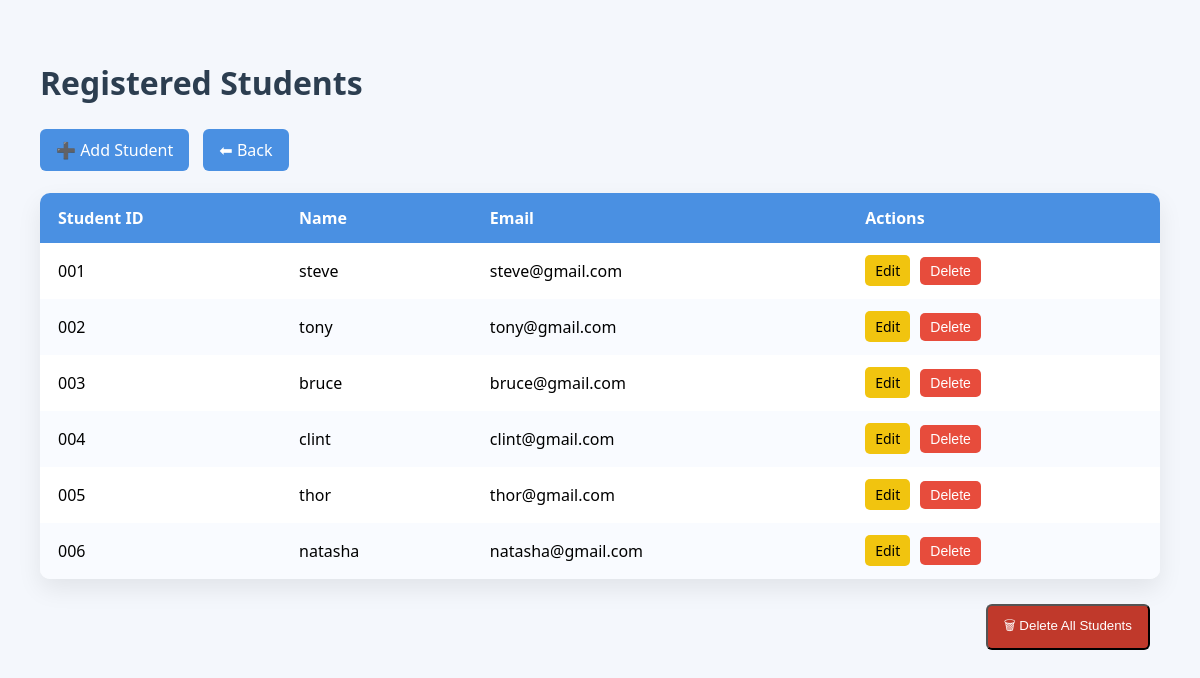
Page /staff/view-students (signed in) on the earlier database version.
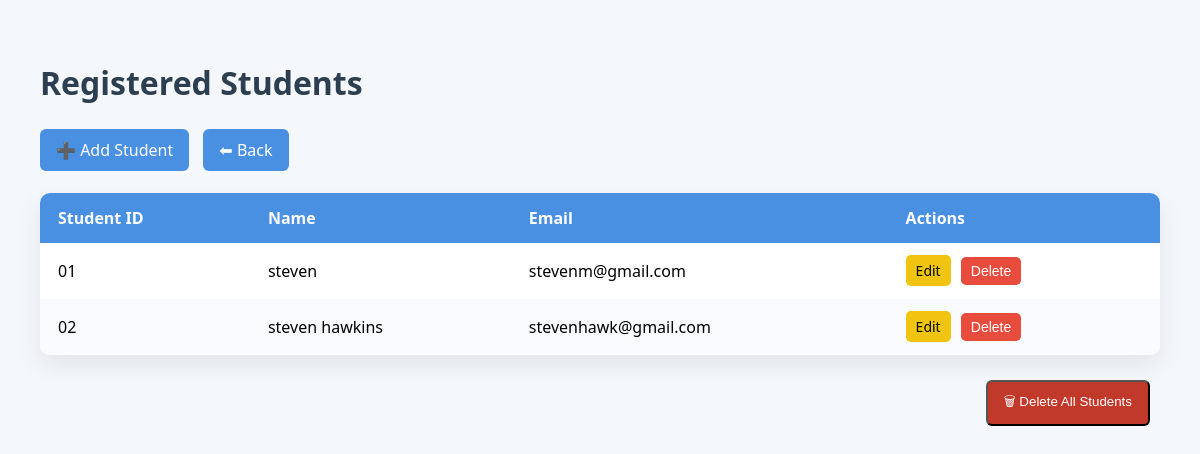
Same page on the later database version.
### tables this page shows
CREATE TABLE students (
    id TEXT PRIMARY KEY,
    name TEXT NOT NULL,
    email TEXT NOT NULL
, password TEXT);

### app.py (the view)
@app.route("/staff/view-students")
def view_students():
    if "staff" not in session:
        return redirect(url_for("staff_login"))
    db = get_db()
    students = db.execute("SELECT * FROM students").fetchall()
    db.close()
    return render_template("view_students.html", students=students)

### app.py (called while the page is built)
def get_db():
    conn = sqlite3.connect(DATABASE)
    conn.row_factory = sqlite3.Row
    return conn

### templates/view_students.html (shortened to what this page needs)
<!DOCTYPE html>
<html lang="en">
<head>
</head>
<body>
<div class="container">
    <h1>Registered Students</h1>
    <div class="top-actions">
        <a class="btn" href="{{ url_for('add_student') }}">➕ Add Student</a>
        <a class="btn" href="{{ url_for('staff_dashboard') }}">⬅ Back</a>
    </div>
    <br>
    <table>
        <thead>
            <tr>
                <th>Student ID</th>
                <th>Name</th>
                <th>Email</th>
                <th>Actions</th>
            </tr>
        </thead>
        <tbody>
            {% if students %}
                {% for s in students %}
                <tr>
                    <td>{{ s.id }}</td>
                    <td>{{ s.name }}</td>
                    <td>{{ s.email }}</td>
                    <td class="actions">
                        <a class="edit" href="{{ url_for('edit_student', sid=s.id) }}">Edit</a>
                        <form method="POST"
                              action="{{ url_for('delete_student', sid=s.id) }}"
                              style="display:inline;"
                              onsubmit="return confirm('Delete this student?');">
                            <button type="submit" class="delete">Delete</button>
                        </form>
                    </td>
                </tr>
                {% endfor %}
            {% else %}
                <tr>
                    <td colspan="4" class="empty">No students found</td>
                </tr>
            {% endif %}
        </tbody>
    </table>
    {% if students %}
    <div class="bottom-actions">
        <form method="POST"
              action="{{ url_for('delete_all_students') }}"
              onsubmit="return confirm('⚠️ Delete ALL students permanently?');">
            <button type="submit" class="btn danger">🗑 Delete All Students</button>
        </form>
    </div>
    {% endif %}
</div>
</body>
</html>

### templates/view_students.html (style rules this page uses)
body { margin: 0; font-family: "Segoe UI", sans-serif; background: #f4f7fc; }
.container { padding: 40px; }
h1 { color: #2c3e50; margin-bottom: 25px; }
table { width: 100%; border-collapse: collapse; background: white; border-radius: 10px; overflow: hidden; box-shadow: 0 10px 25px rgba(0,0,0,0.08); }
th, td { padding: 14px 18px; text-align: left; }
th { background: #4a90e2; color: white; }
tr:nth-child(even) { background: #f9fbff; }
.actions a, .actions button { font-size: 14px; padding: 6px 10px; border-radius: 5px; margin-right: 6px; border: none; cursor: pointer; text-decoration: none; }
.edit { background: #f1c40f; color: black; }
.delete { background: #e74c3c; color: white; }
.btn { display: inline-block; padding: 10px 16px; background: #4a90e2; color: white; text-decoration: none; border-radius: 6px; margin-right: 10px; }
.danger { background: #c0392b; }
.bottom-actions { margin-top: 25px; text-align: right; }

Differences in the rows shown:
removed students: id "001", name "steve", email "steve@gmail.com"
removed students: id "002", name "tony", email "tony@gmail.com"
removed students: id "003", name "bruce", email "bruce@gmail.com"
removed students: id "004", name "clint", email "clint@gmail.com"
removed students: id "005", name "thor", email "thor@gmail.com"
removed students: id "006", name "natasha", email "natasha@gmail.com"
added students: id "01", name "steven", email "stevenm@gmail.com"
added students: id "02", name "steven hawkins", email "stevenhawk@gmail.com"
